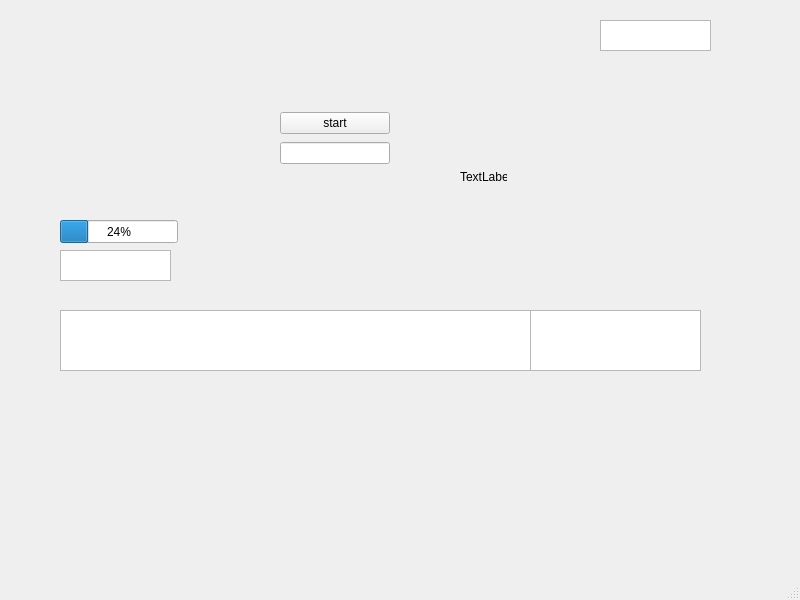
<?xml version="1.0" encoding="UTF-8"?>
<ui version="4.0">
 <class>MainWindow</class>
 <widget class="QMainWindow" name="MainWindow">
  <property name="geometry">
   <rect>
    <x>0</x>
    <y>0</y>
    <width>800</width>
    <height>600</height>
   </rect>
  </property>
  <property name="windowTitle">
   <string>MainWindow</string>
  </property>
  <widget class="QWidget" name="centralwidget">
   <widget class="QListView" name="listView">
    <property name="geometry">
     <rect>
      <x>530</x>
      <y>310</y>
      <width>171</width>
      <height>61</height>
     </rect>
    </property>
   </widget>
   <widget class="QListView" name="listView_2">
    <property name="geometry">
     <rect>
      <x>60</x>
      <y>310</y>
      <width>471</width>
      <height>61</height>
     </rect>
    </property>
   </widget>
   <widget class="QListView" name="HP1">
    <property name="geometry">
     <rect>
      <x>60</x>
      <y>250</y>
      <width>111</width>
      <height>31</height>
     </rect>
    </property>
   </widget>
   <widget class="QListView" name="listView_4">
    <property name="geometry">
     <rect>
      <x>600</x>
      <y>20</y>
      <width>111</width>
      <height>31</height>
     </rect>
    </property>
   </widget>
   <widget class="QProgressBar" name="progressBar">
    <property name="geometry">
     <rect>
      <x>60</x>
      <y>220</y>
      <width>118</width>
      <height>23</height>
     </rect>
    </property>
    <property name="value">
     <number>24</number>
    </property>
   </widget>
   <widget class="QWidget" name="layoutWidget">
    <property name="geometry">
     <rect>
      <x>280</x>
      <y>110</y>
      <width>110</width>
      <height>56</height>
     </rect>
    </property>
    <layout class="QVBoxLayout" name="verticalLayout">
     <item>
      <widget class="QPushButton" name="pushButton">
       <property name="text">
        <string>start</string>
       </property>
      </widget>
     </item>
     <item>
      <widget class="QLineEdit" name="lineEdit_PlayerName"/>
     </item>
    </layout>
   </widget>
   <widget class="QLabel" name="label">
    <property name="geometry">
     <rect>
      <x>460</x>
      <y>170</y>
      <width>47</width>
      <height>13</height>
     </rect>
    </property>
    <property name="text">
     <string>TextLabel</string>
    </property>
   </widget>
  </widget>
  <widget class="QMenuBar" name="menubar">
   <property name="geometry">
    <rect>
     <x>0</x>
     <y>0</y>
     <width>800</width>
     <height>20</height>
    </rect>
   </property>
  </widget>
  <widget class="QStatusBar" name="statusbar"/>
 </widget>
 <resources/>
 <connections/>
</ui>
